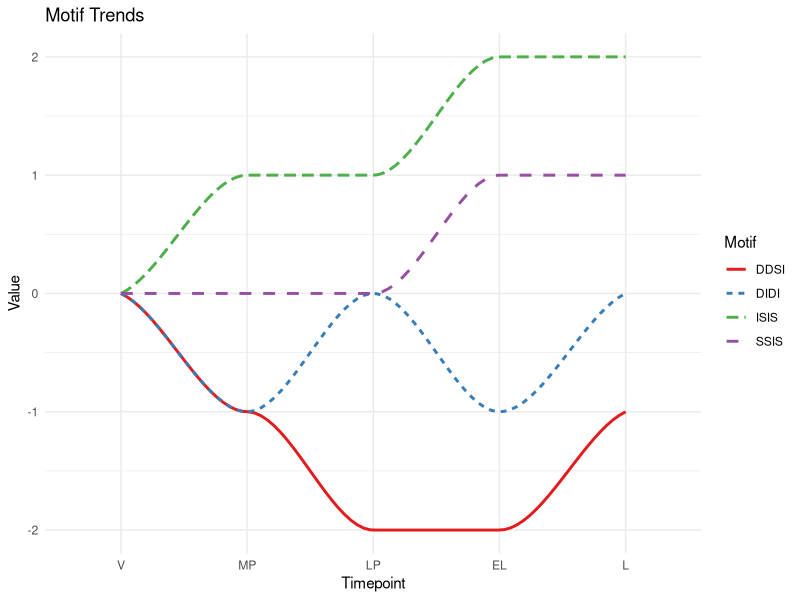

This chart was generated by the following R code: (Note: this script raises an error after producing the figure.)
# motif model 
library(ggplot2)

# Example motifs input
input_motifs <- c('SSIS', 'DDSI','ISIS','DIDI')


# Initialize an empty data frame to store motif trends
motif_data <- data.frame(Timepoint = integer(), Value = numeric(), Motif = character())

# Function to process each motif and convert to numeric values
process_motif <- function(motif) {
  # Starting value
  value <- 0
  values <- value
  
  # Process each character in the motif
  for (char in strsplit(motif, "")[[1]]) {
    if (char == "I") {
      value <- value + 1
    } else if (char == "D") {
      value <- value - 1
    }
    # "S" does nothing, so it's omitted
    values <- c(values, value)
  }
  
  return(values)
}

# Process each motif and add to the data frame
for (motif in input_motifs) {
  values <- process_motif(motif)
  timepoints <- 0:(length(values) - 1) # Adjust timepoint labels as needed
  motif_data <- rbind(motif_data, data.frame(Timepoint = as.factor(timepoints), Value = values, Motif = motif))
}

ggplot(motif_data, aes(x = Timepoint, y = Value, group = Motif, color = Motif)) +
  geom_smooth(se = FALSE, method = "loess", aes(linetype = Motif)) + # Adjust line type by group
  theme_minimal() +
  labs(title = "Motif Trends", x = "Timepoint", y = "Value", color = "Motif") +
  scale_color_brewer(palette = "Set1") +
  guides(linetype = guide_legend(title = "Motif")) + # Ensure linetype legend is properly titled
  scale_x_discrete(labels = c("V", "MP", "LP", "EL", "L")) # Custom x-axis labels


excel_path <- "C:/Users/12142/Bioinformatics/Cattle-lac-proj/Processed_data/Motif_summary.xlsx"
mix <- as.data.frame(summary(motif_index))
# Save your motif_index data frame to an Excel file
write_xlsx(mix, excel_path)
library(writexl)

